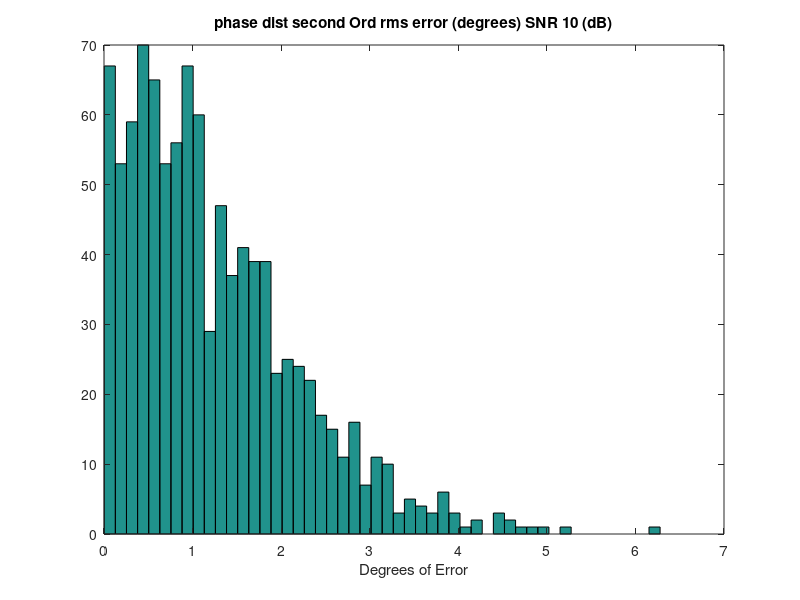
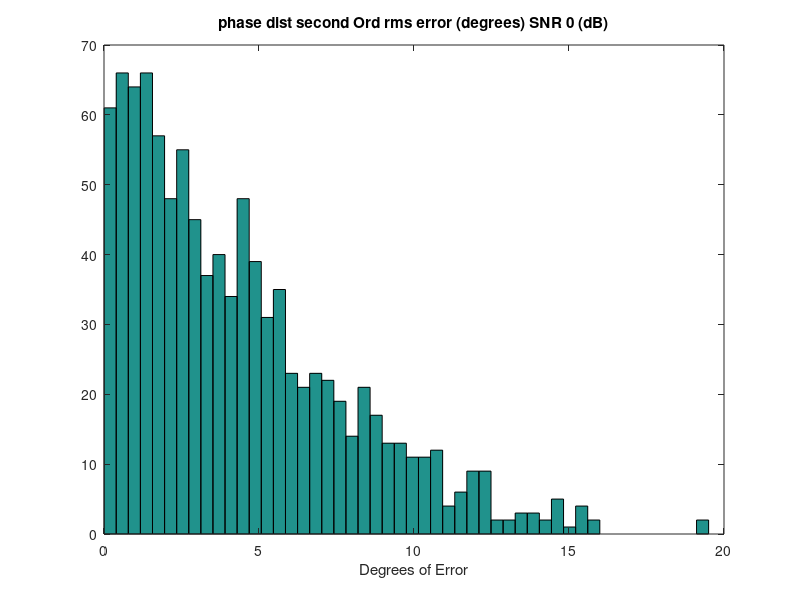
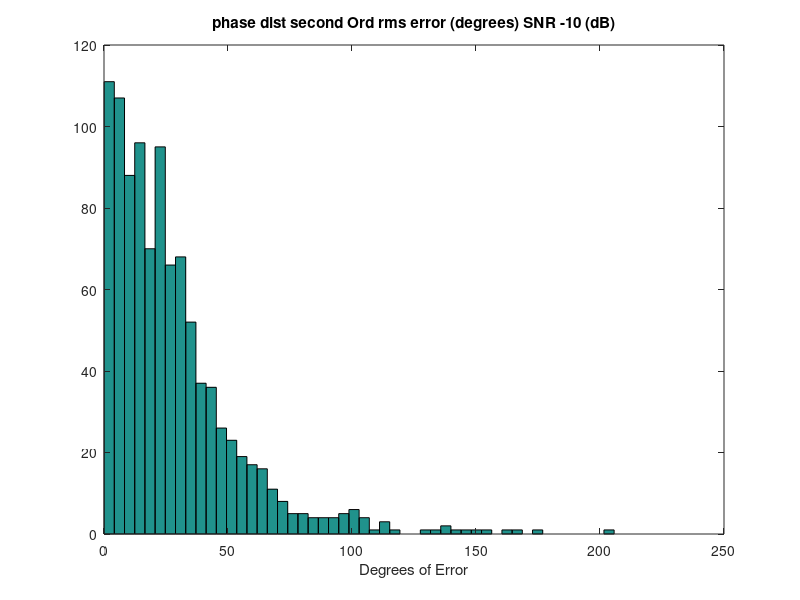
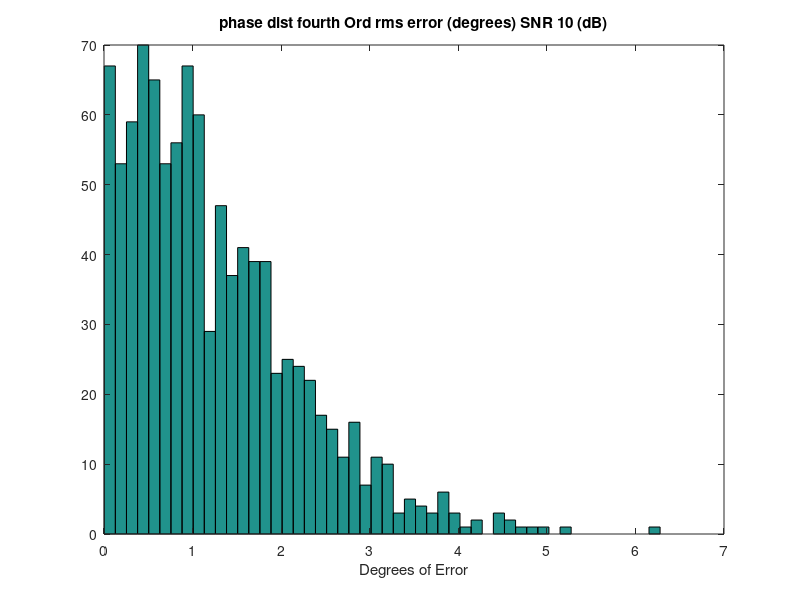

MATLAB code to generate these figures, in order:
%% Error Calculations Second and Fourth
clc;clear;
%% Initializations
alpha = 1;

pol_signal_one = [1;-1;0]./sqrt(2);
pol_cum_signal_one = [1;1;0;-1;0;0]./sqrt(3); %ground

signal_one_offset = 30*pi/180;

Averaged_samples = 1000;
Window = 49;    %size of window


phase_dist_second_10 = zeros(1,Averaged_samples);
mag_dist_second_10 = zeros(1,Averaged_samples);

phase_dist_second_0 = zeros(1,Averaged_samples);
mag_dist_second_0 = zeros(1,Averaged_samples);

phase_dist_second_n10 = zeros(1,Averaged_samples);
mag_dist_second_n10 = zeros(1,Averaged_samples);

phase_dist_fourth_10 = zeros(1,Averaged_samples);
mag_dist_fourth_10 = zeros(1,Averaged_samples);

phase_dist_fourth_0 = zeros(1,Averaged_samples);
mag_dist_fourth_0 = zeros(1,Averaged_samples);

phase_dist_fourth_n10 = zeros(1,Averaged_samples);
mag_dist_fourth_n10 = zeros(1,Averaged_samples);

SNR = [-10 ,0, 10];
%% Generic Loop Calculations

for SNR_sample = 1:length(SNR);
    
    Noise = (10^(-SNR(SNR_sample)/20))/sqrt(3);
    
    for sample = 1:Averaged_samples
        %% Random Statistics Used for Both second and forth order Algorithms
        
        signal_one =  pol_signal_one*(sqrt(-2*log(1-rand(1,Window))).*exp(1i*2*pi*rand(1,Window)));
        
        s1 = alpha*signal_one;
        s2 = alpha*exp(1i*signal_one_offset)*signal_one ;
        
        s1_Noise = s1 + Noise*sqrt(-2*log(1-rand(3,Window))).*exp(1i*2*pi*rand(3,Window));
        s2_Noise = s2 + Noise*sqrt(-2*log(1-rand(3,Window))).*exp(1i*2*pi*rand(3,Window));
        %% Second order Statistics
        S1_2 = [s1_Noise(1,:)
            s1_Noise(2,:)
            s1_Noise(3,:)];
        
        S2_2 = [s2_Noise(1,:)
            s2_Noise(2,:)
            s2_Noise(3,:)];
        
        R1_2 = S1_2*S1_2'/Window;
        R2_2 = S1_2*S2_2'/Window;
        
        [eigenvect_2,eigenval_2] = eig(pinv(R1_2)*R2_2);
        
        polarfilter_2 = abs(pol_signal_one'*eigenvect_2);
        [~,srt_2] = sort(polarfilter_2,'descend');
        if (SNR(SNR_sample) == 10)
            phase_dist_second_10(sample) = ((signal_one_offset + angle(eigenval_2(srt_2(1),srt_2(1))))^2);
            mag_dist_second_10(sample) =  (abs(eigenval_2(srt_2(1),srt_2(1))));
            
        elseif (SNR(SNR_sample) == 0)
            phase_dist_second_0(sample) = ((signal_one_offset + angle(eigenval_2(srt_2(1),srt_2(1))))^2);
            mag_dist_second_0(sample) = (abs(eigenval_2(srt_2(1),srt_2(1))));
            
            
        elseif (SNR(SNR_sample) == -10)
            phase_dist_second_n10(sample) = ((signal_one_offset + angle(eigenval_2(srt_2(1),srt_2(1))))^2);
            mag_dist_second_n10(sample) = (abs(eigenval_2(srt_2(1),srt_2(1))));
            
        end
        %% Fourth Order Statistics
        S1_4 = [s1_Noise(1,:).*s1_Noise(1,:)
            s1_Noise(2,:).*s1_Noise(2,:)
            s1_Noise(3,:).*s1_Noise(3,:)
            s1_Noise(1,:).*s1_Noise(2,:)
            s1_Noise(1,:).*s1_Noise(3,:)
            s1_Noise(2,:).*s1_Noise(3,:)];
        
        S2_4 = [s2_Noise(1,:).*s2_Noise(1,:)
            s2_Noise(2,:).*s2_Noise(2,:)
            s2_Noise(3,:).*s2_Noise(3,:)
            s2_Noise(1,:).*s2_Noise(2,:)
            s2_Noise(1,:).*s2_Noise(3,:)
            s2_Noise(2,:).*s2_Noise(3,:)];
        
        R1_4 = S1_4*S1_4'/Window;
        R2_4 = S1_4*S2_4'/Window;
        
        [eigenvec_4,eigenval_4] = eig(pinv(R1_4)*R2_4);
        
        polarfilter_4 = abs(pol_cum_signal_one'*eigenvec_4);
        [~,srt_4] = sort(polarfilter_4,'descend');
        if (SNR(SNR_sample) == 10)
            phase_dist_fourth_10(sample) = ((signal_one_offset + angle(eigenval_2(srt_2(1),srt_2(1))))^2);
            mag_dist_fourth_10(sample) = (abs(eigenval_2(srt_2(1),srt_2(1))));
            
        elseif (SNR(SNR_sample) == 0)
            phase_dist_fourth_0(sample) = ((signal_one_offset + angle(eigenval_2(srt_2(1),srt_2(1))))^2);
            mag_dist_fourth_0(sample) =  (abs(eigenval_2(srt_2(1),srt_2(1))));
            
            
        elseif (SNR(SNR_sample) == -10)
            phase_dist_fourth_n10(sample) = ((signal_one_offset + angle(eigenval_2(srt_2(1),srt_2(1))))^2);
            mag_dist_fourth_n10(sample) = (abs(eigenval_2(srt_2(1),srt_2(1))));
            
        end
    end
end
phase_est_second_10_rms = sqrt(phase_dist_second_10)*180/pi;
phase_est_second_0_rms = sqrt(phase_dist_second_0)*180/pi;
phase_est_second_n10_rms = sqrt(phase_dist_second_n10)*180/pi;

phase_est_fourth_10_rms = sqrt(phase_dist_fourth_10)*180/pi;
phase_est_fourth_0_rms = sqrt(phase_dist_fourth_0)*180/pi;
phase_est_fourth_n10_rms = sqrt(phase_dist_fourth_n10)*180/pi;

%% Plotting Results
bins = 50;

figure(1);
hist(phase_est_second_10_rms,bins);
title('phase dist second Ord rms error (degrees) SNR 10 (dB)');
xlabel('Degrees of Error');
figure(2);
hist(phase_est_second_0_rms,bins);
title('phase dist second Ord rms error (degrees) SNR 0 (dB)');
xlabel('Degrees of Error');

figure(3);
hist(phase_est_second_n10_rms,bins);
title('phase dist second Ord rms error (degrees) SNR -10 (dB)');
xlabel('Degrees of Error');

figure(4);
hist(phase_est_fourth_10_rms,bins);
title('phase dist fourth Ord rms error (degrees) SNR 10 (dB)');
xlabel('Degrees of Error');

figure(5);
hist(phase_est_fourth_0_rms,bins);
title('phase dist fourth Ord rms error (degrees) SNR 0 (dB)');
xlabel('Degrees of Error');

figure(6);
hist(phase_est_fourth_n10_rms,bins);
title('phase dist fourth Ord rms error (degrees) SNR -10 (dB)');
xlabel('Degrees of Error');
